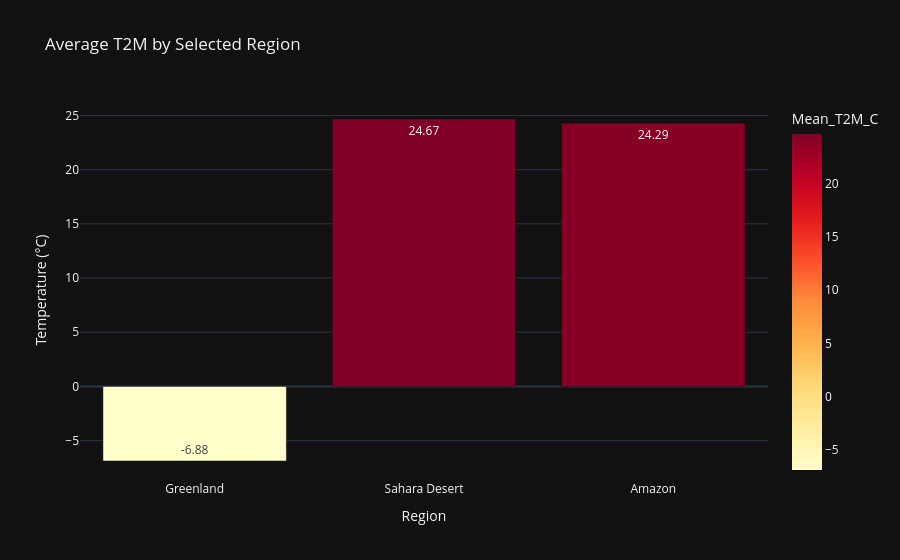

Notebook source saved alongside this figure:
### Markdown cell above
*Which of the three selected regions had the highest average temperature, the widest observed range, and the greatest month-to-month variability?*

### Code cell
region_summary_rows = []

for name in regions:
    selected = select_region(analysis_data, name)
    monthly = region_monthly[name]

    region_summary_rows.append({
        "Region": name,
        "Mean_T2M_C": weighted_mean(
            selected["T2M_C"], selected["area_weight"]
        ) if len(selected) else np.nan,
        "Median_T2M_C": selected["T2M_C"].median(),
        "Std_T2M_C": selected["T2M_C"].std(),
        "Minimum_T2M_C": selected["T2M_C"].min(),
        "Maximum_T2M_C": selected["T2M_C"].max(),
        "Observed_Range_C": (
            selected["T2M_C"].max() - selected["T2M_C"].min()
            if len(selected) else np.nan
        ),
        "Monthly_Mean_Std_C": monthly["T2M_mean_C"].std(),
        "Records": len(selected),
        "Grid_Points": selected[["lat", "lon"]].drop_duplicates().shape[0],
        "Available_Months": monthly["time_period"].nunique()
    })

region_summary = pd.DataFrame(region_summary_rows)
display(
    region_summary.style
    .format(precision=2)
    .background_gradient(
        subset=["Mean_T2M_C", "Monthly_Mean_Std_C"],
        cmap="YlOrRd"
    )
)

fig = px.bar(
    region_summary,
    x="Region",
    y="Mean_T2M_C",
    color="Mean_T2M_C",
    color_continuous_scale="YlOrRd",
    text_auto=".2f",
    title="Average T2M by Selected Region"
)
fig.update_layout(
    template="plotly_dark",
    yaxis_title="Temperature (°C)"
)
fig.show()

### Figure 1 — Plotly figure (JSON) as saved in the notebook; plotly's stock layout.template omitted (floating-point values rounded to 4 significant figures)
{"data": [{"hovertemplate": "Region=%{x}<br>Mean_T2M_C=%{marker.color}<extra></extra>", "legendgroup": "", "marker": {"color": [-6.884, 24.67, 24.29], "coloraxis": "coloraxis", "pattern": {"shape": ""}}, "name": "", "orientation": "v", "showlegend": false, "textposition": "auto", "texttemplate": "%{y:.2f}", "type": "bar", "x": ["Greenland", "Sahara Desert", "Amazon"], "xaxis": "x", "y": [-6.884, 24.67, 24.29], "yaxis": "y"}], "layout": {"barmode": "relative", "coloraxis": {"autocolorscale": false, "colorbar": {"title": {"text": "Mean_T2M_C"}}, "colorscale": [[0, "rgb(255,255,204)"], [0.125, "rgb(255,237,160)"], [0.25, "rgb(254,217,118)"], [0.375, "rgb(254,178,76)"], [0.5, "rgb(253,141,60)"], [0.625, "rgb(252,78,42)"], [0.75, "rgb(227,26,28)"], [0.875, "rgb(189,0,38)"], [1, "rgb(128,0,38)"]]}, "legend": {"tracegroupgap": 0}, "title": {"text": "Average T2M by Selected Region"}, "xaxis": {"anchor": "y", "domain": [0, 1], "title": {"text": "Region"}}, "yaxis": {"anchor": "x", "domain": [0, 1], "title": {"text": "Temperature (°C)"}}}}
